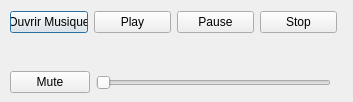
<?xml version="1.0" encoding="UTF-8"?>
<ui version="4.0">
 <class>music</class>
 <widget class="QDialog" name="music">
  <property name="geometry">
   <rect>
    <x>0</x>
    <y>0</y>
    <width>353</width>
    <height>102</height>
   </rect>
  </property>
  <property name="windowTitle">
   <string>Dialog</string>
  </property>
  <widget class="QWidget" name="layoutWidget">
   <property name="geometry">
    <rect>
     <x>10</x>
     <y>10</y>
     <width>327</width>
     <height>25</height>
    </rect>
   </property>
   <layout class="QHBoxLayout" name="horizontalLayout">
    <item>
     <widget class="QPushButton" name="ouvrir">
      <property name="text">
       <string>Ouvrir Musique</string>
      </property>
     </widget>
    </item>
    <item>
     <widget class="QPushButton" name="play">
      <property name="text">
       <string>Play</string>
      </property>
     </widget>
    </item>
    <item>
     <widget class="QPushButton" name="pause">
      <property name="text">
       <string>Pause</string>
      </property>
     </widget>
    </item>
    <item>
     <widget class="QPushButton" name="stop">
      <property name="text">
       <string>Stop</string>
      </property>
     </widget>
    </item>
   </layout>
  </widget>
  <widget class="QWidget" name="layoutWidget">
   <property name="geometry">
    <rect>
     <x>10</x>
     <y>70</y>
     <width>321</width>
     <height>25</height>
    </rect>
   </property>
   <layout class="QHBoxLayout" name="horizontalLayout_2">
    <item>
     <widget class="QPushButton" name="mute">
      <property name="text">
       <string>Mute</string>
      </property>
     </widget>
    </item>
    <item>
     <widget class="QSlider" name="volume">
      <property name="orientation">
       <enum>Qt::Horizontal</enum>
      </property>
     </widget>
    </item>
   </layout>
  </widget>
 </widget>
 <resources/>
 <connections/>
</ui>
